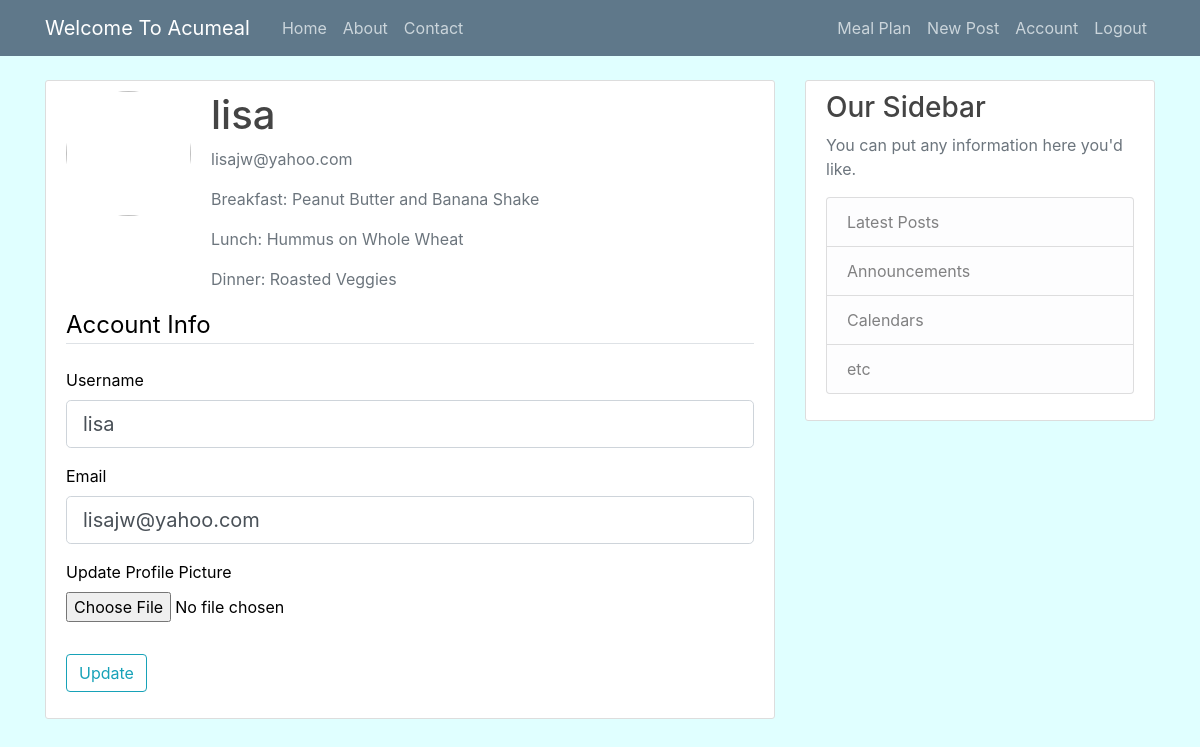
/account (signed in), run on the app's committed database.
### flaskapp/models.py (models this page shows, shortened)
class User(db.Model, UserMixin):
    id = db.Column(db.Integer, primary_key=True)
    username = db.Column(db.String(20), unique=True, nullable=False)
    email = db.Column(db.String(120), unique=True, nullable=False)
    image_file = db.Column(db.String(20), nullable=False, default='default.jpg')
    password = db.Column(db.String(60), nullable=False)
    posts = db.relationship('Posts', backref='author', lazy=True) # related to posts: 1 to many relationship
    mealplan = db.relationship('Mealplan', backref='author', lazy=True) # 1 to many relationship with user
    meal = db.relationship('Meal', backref='author', lazy=True)

class Meal(db.Model):
    id = db.Column(db.Integer, primary_key=True)
    week = db.Column(db.String(20), nullable=False)
    breakfast = db.Column(db.String(20), nullable=False)
    lunch = db.Column(db.String(20), nullable=False)
    dinner = db.Column(db.String(20), nullable=False)
    snack = db.Column(db.String(20), nullable=False)
    total = db.Column(db.String(20), nullable=False)
    measurement = db.Column(db.String(20), nullable=False)
    user_id = db.Column(db.Integer, db.ForeignKey('user.id'), nullable=False)

### flaskapp/routes.py (the view)
@app.route("/account", methods=['GET', 'POST'])
@login_required
def account():
    account_form = UpdateAccountForm()
    if account_form.validate_on_submit():
        if account_form.picture.data:
            picture_file = save_picture(account_form.picture.data)
            current_user.image_file = picture_file
        current_user.username = account_form.username.data
        current_user.email = account_form.email.data
        db.session.commit()
        flash('your account has been updates!', 'success')
        return redirect(url_for('account'))
    elif request.method == 'GET':
        account_form.username.data = current_user.username
        account_form.email.data = current_user.email
    image_file = url_for('static', filename='profile_pics/' + current_user.image_file)
    user = current_user
    meal = user.meal[1]
    return render_template('account.html', title='Account', meal=meal, image_file=image_file, form=account_form)

### flaskapp/forms.py (shortened to what this page needs)
class UpdateAccountForm(FlaskForm):
    username = StringField('Username', validators=[DataRequired(), Length(min=2, max=20)])
    email = StringField('Email', validators=[DataRequired(), Email()])
    picture = FileField("Update Profile Picture", validators=[FileAllowed(['jpg', 'png'])])
    submit = SubmitField('Update')

### flaskapp/models.py (called while the page is built)
@login_manager.user_loader
def load_user(user_id):
    return User.query.get(int(user_id))

### flaskapp/templates/account.html (shortened to what this page needs)
{% extends "base.html" %}
{% block content %}
    <div class="content-section">
      <div class="media">
        <img class="rounded-circle account-img" src="{{ image_file }}">
        <div class="media-body">
          <h2 class="account-heading"> {{ current_user.username }}</h2>
          <p class="text-secondary">{{ current_user.email }}</p>
          <p class="text-secondary"> Breakfast: {{ meal.breakfast }}</p>
          <p class="text-secondary">Lunch: {{ meal.lunch }}</p>
          <p class="text-secondary">Dinner: {{ meal.dinner }}</p>
        </div>
      </div>
         <form method="POST" action="" enctype="multipart/form-data">
            <fieldset class="form-group">
                <legend class="border-bottom mb-4">Account Info</legend>
                <div class="form-group">
                    {{ form.username.label(class="form-control-label") }}
                    {% if form.username.errors %}
                        {{ form.username(class="form-control form-control-lg is-invalid") }}
                        <div class="invalid-feedback">
                            {% for error in form.username.errors %}
                                <span>{{ error }}</span>
                            {% endfor %}
                        </div>
                    {% else %}
                        {{ form.username(class="form-control form-control-lg") }}
                    {% endif %}
                </div>
                <div class="form-group">
                    {{ form.email.label(class="form-control-label") }}
                    {% if form.email.errors %}
                        {{ form.email(class="form-control form-control-lg is-invalid") }}
                        <div class="invalid-feedback">
                            {% for error in form.email.errors %}
                                <span>{{ error }}</span>
                            {% endfor %}
                        </div>
                    {% else %}
                        {{ form.email(class="form-control form-control-lg") }}
                    {% endif %}
                </div>
                <div class="form-group">
                    {{ form.picture.label() }}
                    {{ form.picture(class="form-control-file") }}
                </div>
            </fieldset>
            <div class="form-group">
                {{ form.submit(class="btn btn-outline-info") }}
            </div>
        </form>
    </div>
{% endblock content %}

### flaskapp/static/main.css (style rules this page uses)
body { background: lightcyan; color: black; margin-top: 5rem; }
h1, h2, h3, h4, h5, h6 { color: #444444; }
.content-section { background: #ffffff; padding: 10px 20px; border: 1px solid #dddddd; border-radius: 3px; margin-bottom: 20px; }
.account-img { height: 125px; width: 125px; margin-right: 20px; margin-bottom: 16px; }
.account-heading { font-size: 2.5rem; }

### data on the page
User: username "lisa", email "lisajw@yahoo.com"
Meal: breakfast "Peanut Butter and Banana Shake", lunch "Hummus on Whole Wheat", dinner "Roasted Veggies"
